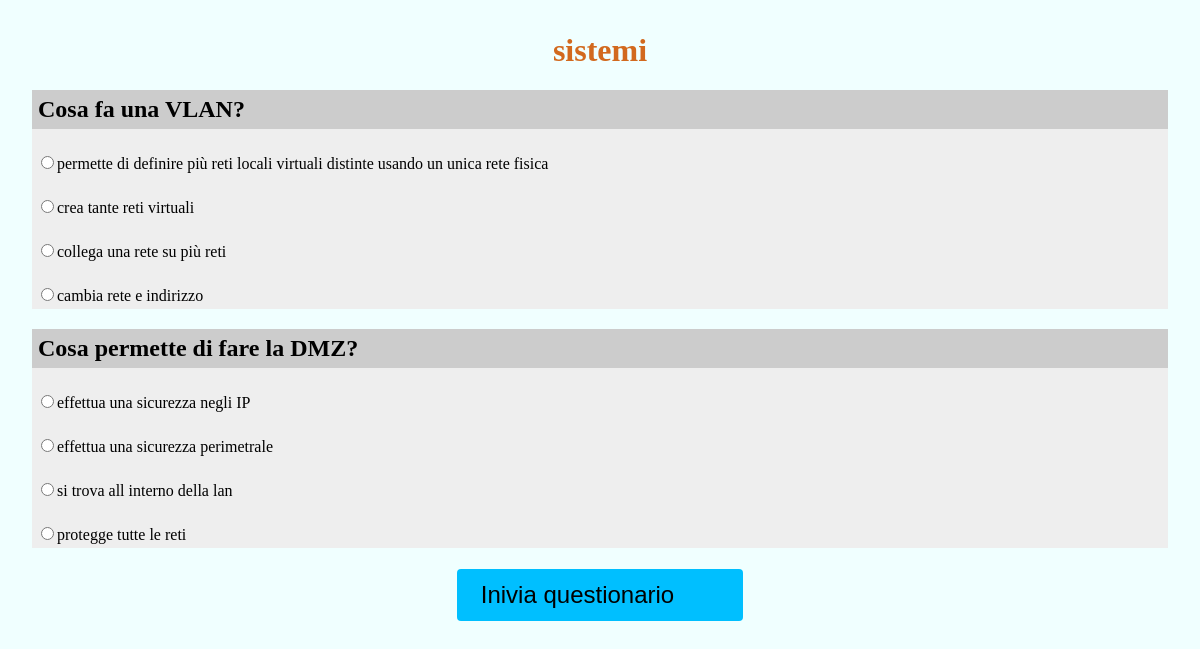
The page /WebContent/questionario_svolgi_form.php?id=1 (signed in) on the database its author committed.
### tables this page shows
CREATE TABLE `questionari` (
  `ID` int(4) NOT NULL,
  `Nome` char(30) NOT NULL,
  `FK_Materia` char(30) NOT NULL
);

CREATE TABLE `domande` (
  `ID_domanda` int(4) NOT NULL,
  `Testo_domanda` char(200) NOT NULL,
  `FK_Materia` char(30) DEFAULT NULL
);

CREATE TABLE `risposte` (
  `ID_risposta` int(5) NOT NULL,
  `Testo_risposta` char(255) NOT NULL,
  `Punteggio` decimal(2,1) NOT NULL,
  `FK_domanda` int(4) DEFAULT NULL
);

### WebContent/questionario_svolgi_form.php (the view, shortened to what this page needs)
<!DOCTYPE html>
<html lang="it">
<head>
    <link rel="stylesheet" type="text/css" href="stili.css">
</head>
<body>
<form action="questionario_svolgi_azione.php" method="post">
    <?php
    if(!isset($_GET['id'])){
        echo '<script language="javascript">';
        echo 'alert("Id non è stato inserito");';
        echo 'window.location.href = "index.php";';
        echo '</script>';
    } else {
        $ID=$_GET['id'];
        $conn = connessione();
        $sql="SELECT * FROM questionari WHERE ID = $ID";
        $result = mysqli_query($conn, $sql);
        if ($result && mysqli_num_rows($result) > 0) {
            while($row = mysqli_fetch_assoc($result)) {
                echo "<H1 align=center style='color: chocolate'>${row['Nome']}</H1>";
            }
        } else {
            echo '<script language="javascript">';
            echo 'alert("Id non è stato inserito");';
            echo 'window.location.href = "index.php";';
            echo '</script>';
        }
        $sqlDomande="SELECT domande.* FROM domande,domande_questionari,questionari
            WHERE domande.ID_domanda=domande_questionari.FK_domanda and domande_questionari.FK_questionario=questionari.ID
            and questionari.id='$ID'";
        $resultDomande = mysqli_query($conn, $sqlDomande);
        if (mysqli_num_rows($resultDomande) > 0) {
            while($row = mysqli_fetch_assoc($resultDomande)) {
                echo "<div class='domanda'>\n";
                echo"<h2>${row['Testo_domanda']}</h2>\n";
                $sqlRisposte="SELECT Testo_risposta, ID_risposta FROM risposte WHERE risposte.FK_domanda=${row['ID_domanda']}";
                $id=$row['ID_domanda'];
                $resultRisposte = mysqli_query($conn, $sqlRisposte);
                if (mysqli_num_rows($resultRisposte) > 0) {
                    while($row = mysqli_fetch_assoc($resultRisposte)) {
                        echo "<p><input type='radio' name=$id value=${row['ID_risposta']}><label>${row['Testo_risposta']}"; echo "</label></p>\n";
                    }
                } else {
                    echo "0 results";
                }
                echo "</div>\n";
            }
        } else {
            echo "0 results";
        }
        echo '<p><button><span> Inivia questionario </span></button></p>';
    }
    ?>
</form>
</body>
</html>

### WebContent/stili.css (style rules this page uses)
* { box-sizing: border-box; }
body { padding:0; margin:0; text-align: center; background-color: azure; }
button { border-radius: 4px; background-color: deepskyblue; border: none; color: black; text-align: center; font-size: 1.5em; padding: 0.5em 1em; transition: all 0.5s; cursor: pointer; margin: 5px; }
button span { padding-right: 25px; transition: 0.5s; }
button span:after { content: '\00bb'; padding-left:0px; opacity: 0; transition: 0.5s; }
div.domanda { background: #eeeeee ; padding: 0; text-align: left; }
div.domanda > * { padding:0.25em; }
div.domanda > h2 { background: #cccccc; }

### WebContent/questionario_svolgi_form.php (style rules this page uses)
form { margin: 2em }

### rows shown on the page
questionari: Nome "sistemi"
domande: Testo_domanda "Cosa fa una VLAN?"
risposte: Testo_risposta "permette di definire più reti locali virtuali distinte usando un unica rete fisica"
risposte: Testo_risposta "crea tante reti virtuali"
risposte: Testo_risposta "collega una rete su più reti"
risposte: Testo_risposta "cambia rete e indirizzo"
domande: Testo_domanda "Cosa permette di fare la DMZ?"
risposte: Testo_risposta "effettua una sicurezza negli IP"
risposte: Testo_risposta "effettua una sicurezza perimetrale"
risposte: Testo_risposta "si trova all interno della lan"
risposte: Testo_risposta "protegge tutte le reti"
